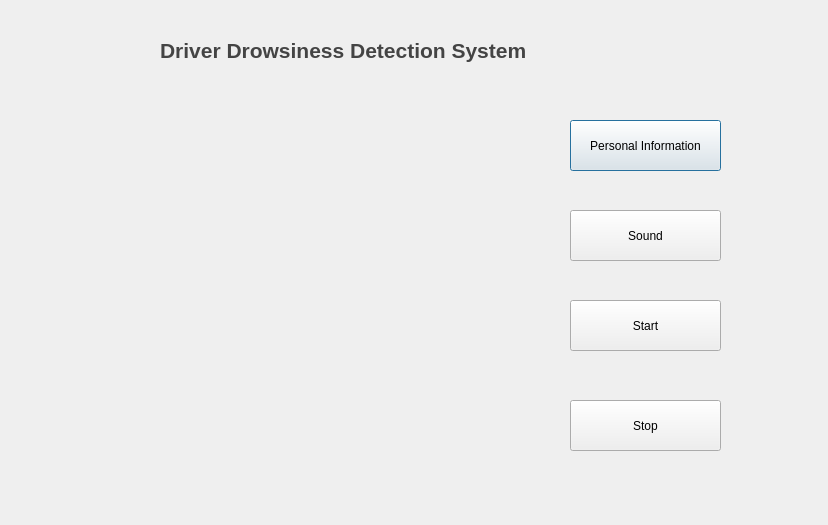
<?xml version="1.0" encoding="UTF-8"?>
<ui version="4.0">
 <class>main</class>
 <widget class="QDialog" name="main">
  <property name="geometry">
   <rect>
    <x>0</x>
    <y>0</y>
    <width>828</width>
    <height>525</height>
   </rect>
  </property>
  <property name="windowTitle">
   <string>Driver Drowsiness Detection System</string>
  </property>
  <property name="autoFillBackground">
   <bool>false</bool>
  </property>
  <property name="styleSheet">
   <string notr="true">#main{
background-repeat: no-repeat;
border-image: url(D:/dataSource/images/image2.jpg) 0 0 0 0 stretch stretch;
}</string>
  </property>
  <widget class="QPushButton" name="editInf">
   <property name="geometry">
    <rect>
     <x>570</x>
     <y>120</y>
     <width>151</width>
     <height>51</height>
    </rect>
   </property>
   <property name="text">
    <string>Personal Information</string>
   </property>
  </widget>
  <widget class="QLabel" name="label">
   <property name="geometry">
    <rect>
     <x>160</x>
     <y>30</y>
     <width>521</width>
     <height>41</height>
    </rect>
   </property>
   <property name="autoFillBackground">
    <bool>false</bool>
   </property>
   <property name="text">
    <string>&lt;html&gt;&lt;head/&gt;&lt;body&gt;&lt;p&gt;&lt;span style=&quot; font-family:'Georgia,Georgia,serif'; font-size:16pt; font-weight:600; color:#444444;&quot;&gt;Driver Drowsiness Detection System&lt;/span&gt;&lt;/p&gt;&lt;/body&gt;&lt;/html&gt;</string>
   </property>
  </widget>
  <widget class="QPushButton" name="showCamera">
   <property name="geometry">
    <rect>
     <x>570</x>
     <y>300</y>
     <width>151</width>
     <height>51</height>
    </rect>
   </property>
   <property name="text">
    <string>Start</string>
   </property>
  </widget>
  <widget class="QPushButton" name="stopCamera">
   <property name="geometry">
    <rect>
     <x>570</x>
     <y>400</y>
     <width>151</width>
     <height>51</height>
    </rect>
   </property>
   <property name="text">
    <string>Stop</string>
   </property>
  </widget>
  <widget class="QPushButton" name="chooseSound">
   <property name="geometry">
    <rect>
     <x>570</x>
     <y>210</y>
     <width>151</width>
     <height>51</height>
    </rect>
   </property>
   <property name="text">
    <string>Sound</string>
   </property>
  </widget>
 </widget>
 <resources/>
 <connections/>
</ui>
